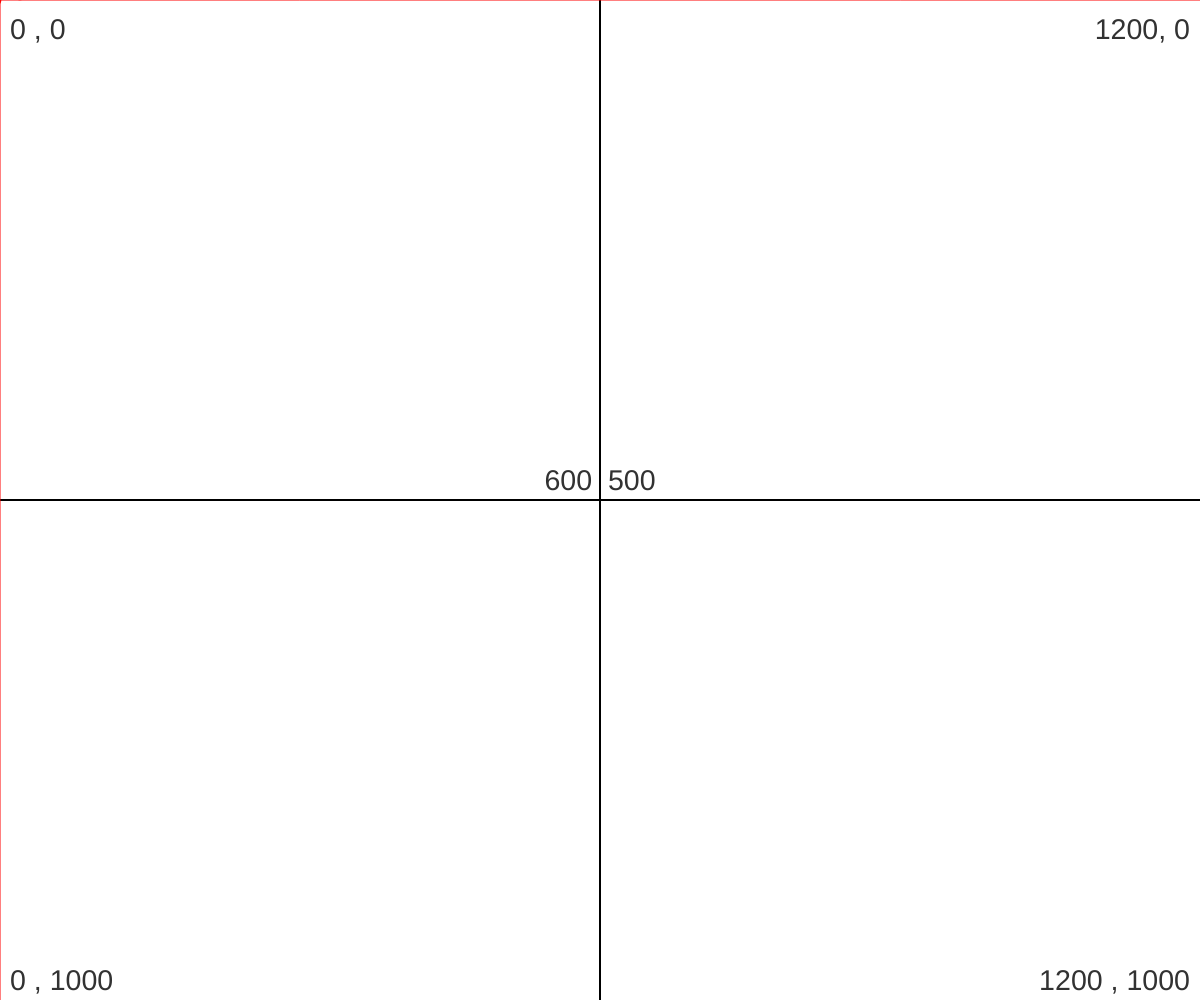
Frame 1 (no input)
Frame 60 (no input): identical to frame 1, image omitted
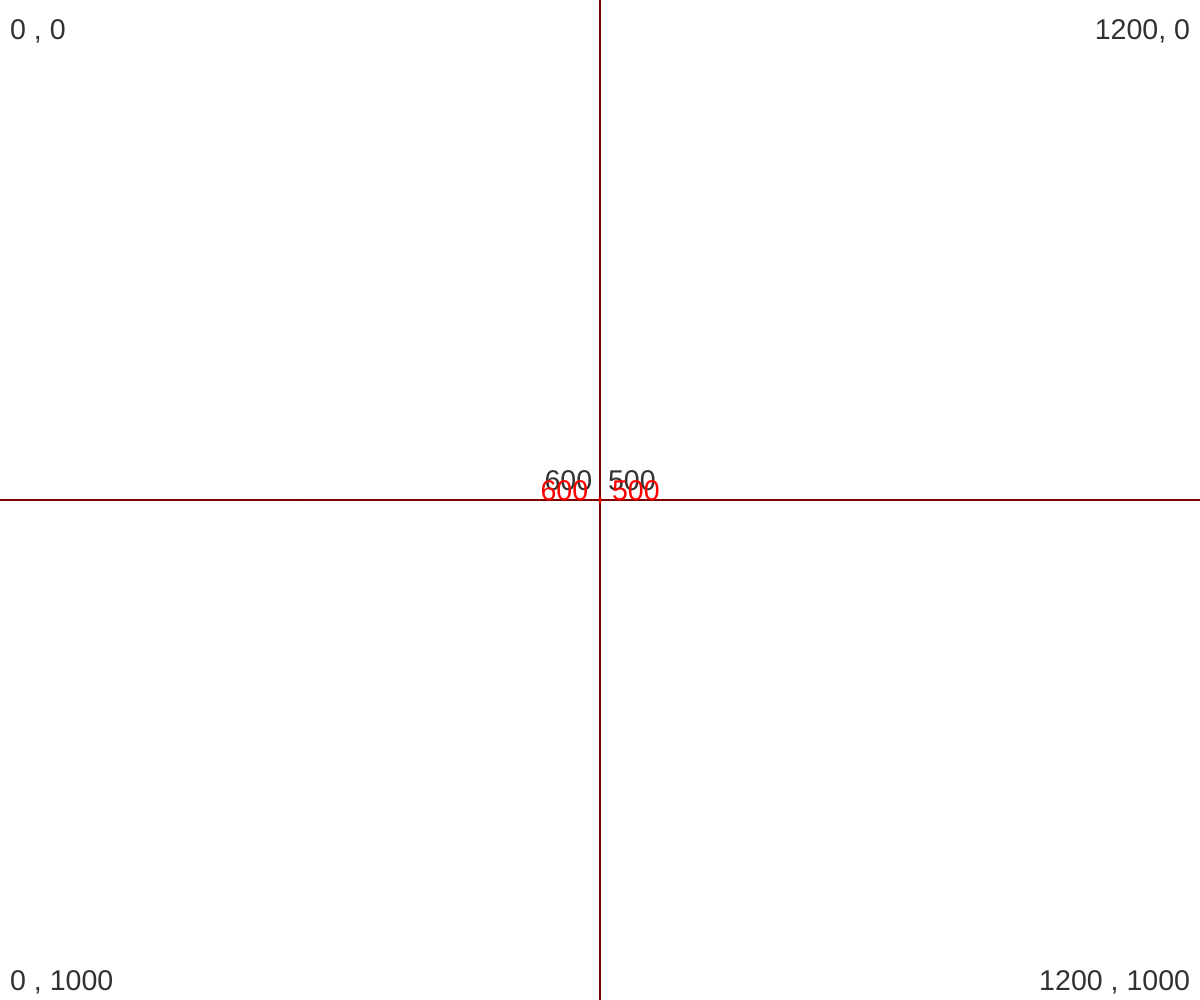
Frame 120 (the mouse pressed at the canvas centre since frame 60)

The p5.js sketch that drew these frames (run headless with seeded random() and noise() and a simulated clock; from frame 60 on, the mouse is pressed at the canvas centre):

// p5.js sketch
// ── sketch.js
let lineWidth = 2;
let textOffset = 10;
let fontSize;

let ex;
let ey;

function setup() 
{
  createCanvas(windowWidth,windowHeight);
}

function draw() 
{
fontSize = height/35;//adjust the size of the font based on the height of the window
background(255);


stroke(0);			//black lines
strokeWeight(lineWidth);  // set the width for the lines

line(width/2,0,width/2,height);  // draw horizontal line across the middle of the canvas
line(0,height/2,width,height/2); // draw a vertical line across the middle of the canvas

stroke(255,0,0);				//change the stroke color to red
strokeWeight(lineWidth/2);		//make the stroke weight half the width of the other lines
line(0,mouseY,width,mouseY);	// draw horizontal line  at the Y position of the cursor
line(mouseX,0,mouseX,height);	// draw vertical line  at the X position of the cursor




fill(50);												//set the color for the text
noStroke();												//turn off stroke as it makes the text overly bold
textSize(fontSize);										//set the size of the text to be drawn
textAlign(LEFT);										//set the alignment to be left justified
text("0 , 0",textOffset,textOffset+fontSize);  			//mark the coord of the top left corner
text(("0 , "+height),textOffset,height - textOffset); 	//mark the coord of the bottom left corner

textAlign(RIGHT);													//switch the alignment to right justified
text((width+", 0"),width-textOffset,textOffset+fontSize);			//mark the coord of the top right corner
text((width+" , "+height),width-textOffset,height - textOffset);	//mark the coord of the bottom right corner

textAlign(CENTER);											//set the alignment to center justified
text(width/2+"  "+height/2,width/2,height/2-textOffset);	//draw the coordinates of the center of the canvas

fill(255,0,0);												//switch the fill color to red
text(mouseX+" , "+mouseY,mouseX,mouseY);					//draw the coordinates of the cursor at the cursor
//
if(ex!=0&&ey!=0)
{
ellipse(ex,ey,100,100);
}




}

function windowResized() 
{
  resizeCanvas(windowWidth, windowHeight);
  
}

function mouseClicked()
{
ex = mouseX;
ey = mouseY;

}
